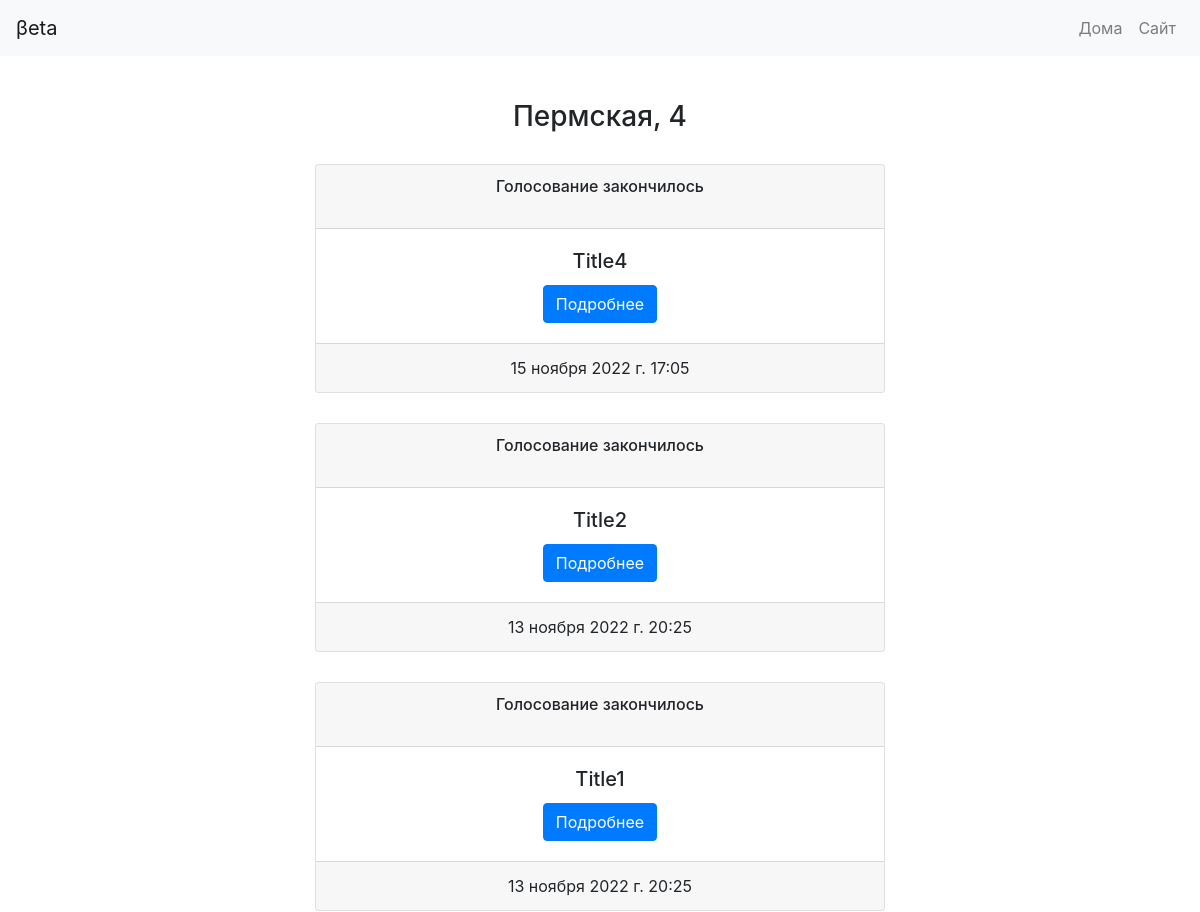
Page /manage/1/ (signed in) on the earlier database version.
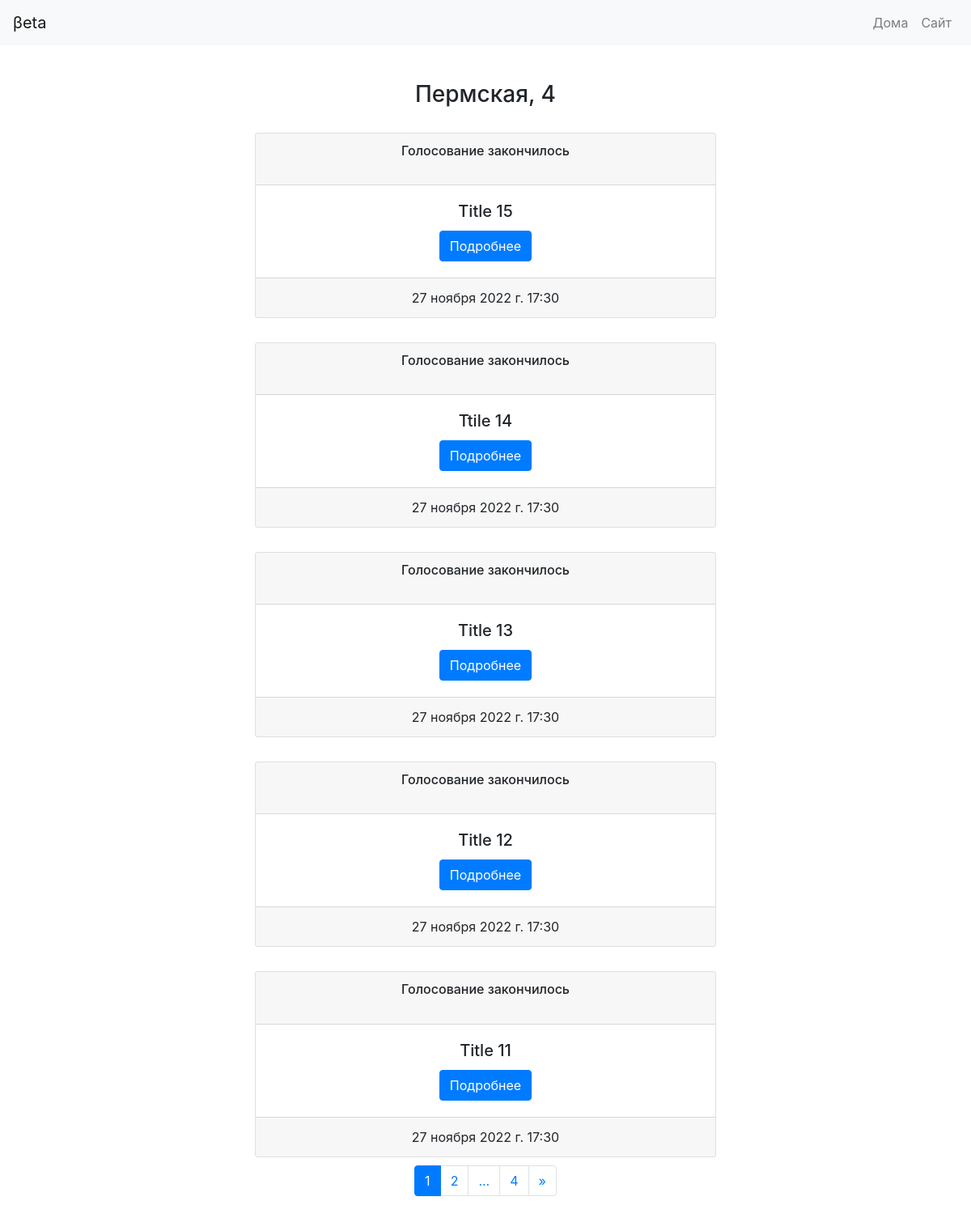
Same page on the later database version.
### quiz/models.py (models this page shows, shortened)
class Quiz(models.Model):
    title = models.CharField(max_length=150, verbose_name='Заголовок')
    text = models.TextField(blank=True, verbose_name='Текст опроса')
    created_at = models.DateTimeField(auto_now_add=True, verbose_name='Дата создания')
    updated_at = models.DateTimeField(auto_now=True, verbose_name='Дата обновления')
    house = models.ManyToManyField(House, 'Дом')
    finished_at = models.DateTimeField(verbose_name='Дата окончания')
    class Meta:
        verbose_name = "Опрос"
        verbose_name_plural = "Опросы"
        ordering = ['created_at', '-finished_at']

### quiz/views.py (the view)
# urls.py: path('manage/<int:house_id>/', ManageQuizes.as_view(), name='manage_quizes'),
@method_decorator(admin_required(login_url='home'), name='dispatch')
class ManageQuizes(ListView):
    context_object_name = 'list_quiz'
    template_name = 'manage/view_quizes.html'
    paginate_by = 5
    def get_queryset(self):
        return Quiz.objects.filter(house=self.kwargs['house_id']).order_by('-created_at')
    def get_context_data(self, *, object_list=None, **kwargs):
        context = super().get_context_data(**kwargs)
        context['house'] = House.objects.get(pk=self.kwargs['house_id'])
        return context

### quiz/templates/manage/view_quizes.html (shortened to what this page needs)
{% extends 'manage/base.html' %}
{% block content %}
    <div class="col-12 col-md-10 col-lg-8 col-xl-6 content">
        <h3>{{ house.street }}, {{ house.house }}</h3>
        {% for quiz in list_quiz %}
            <div class="card">
                <div class="card-header">
                    {% now "Y-m-d-H-i-s" as now_datetime %}
                    {% if now_datetime > quiz.finished_at|date:"Y-m-d-H-i-s" %}
                        <div>
                            <h6>Голосование закончилось</h6>
                        </div>
                    {% else %}
                        <div>
                            <h6>Голосование активно (закончится {{ quiz.finished_at }})</h6>
                        </div>
                    {% endif %}
                </div>
                <div class="card-body">
                    <h5 class="card-title">{{ quiz.title }}</h5>
                    <a href="{% url 'manage_answers' house.pk quiz.pk %}" class="btn btn-primary">Подробнее</a>
                </div>
                <div class="card-footer">{{ quiz.created_at }}</div>
            </div>
        {% endfor %}
    </div>
{% endblock %}

Differences in the rows shown:
no longer on this page (row edited): Quiz: shows "Голосование закончилось", title "Title4", created_at "15 ноября 2022 г. 17:05"
no longer on this page (row edited): Quiz: shows "Голосование закончилось", title "Title2", created_at "13 ноября 2022 г. 20:25"
no longer on this page (row unchanged): Quiz: shows "Голосование закончилось", title "Title1", created_at "13 ноября 2022 г. 20:25"
added Quiz: shows "Голосование закончилось", title "Title 15", created_at "27 ноября 2022 г. 17:30"
added Quiz: shows "Голосование закончилось", title "Ttile 14", created_at "27 ноября 2022 г. 17:30"
added Quiz: shows "Голосование закончилось", title "Title 13", created_at "27 ноября 2022 г. 17:30"
added Quiz: shows "Голосование закончилось", title "Title 12", created_at "27 ноября 2022 г. 17:30"
added Quiz: shows "Голосование закончилось", title "Title 11", created_at "27 ноября 2022 г. 17:30"
Other differences:
new list line: "1"
new list line: "2"
new list line: "4"
